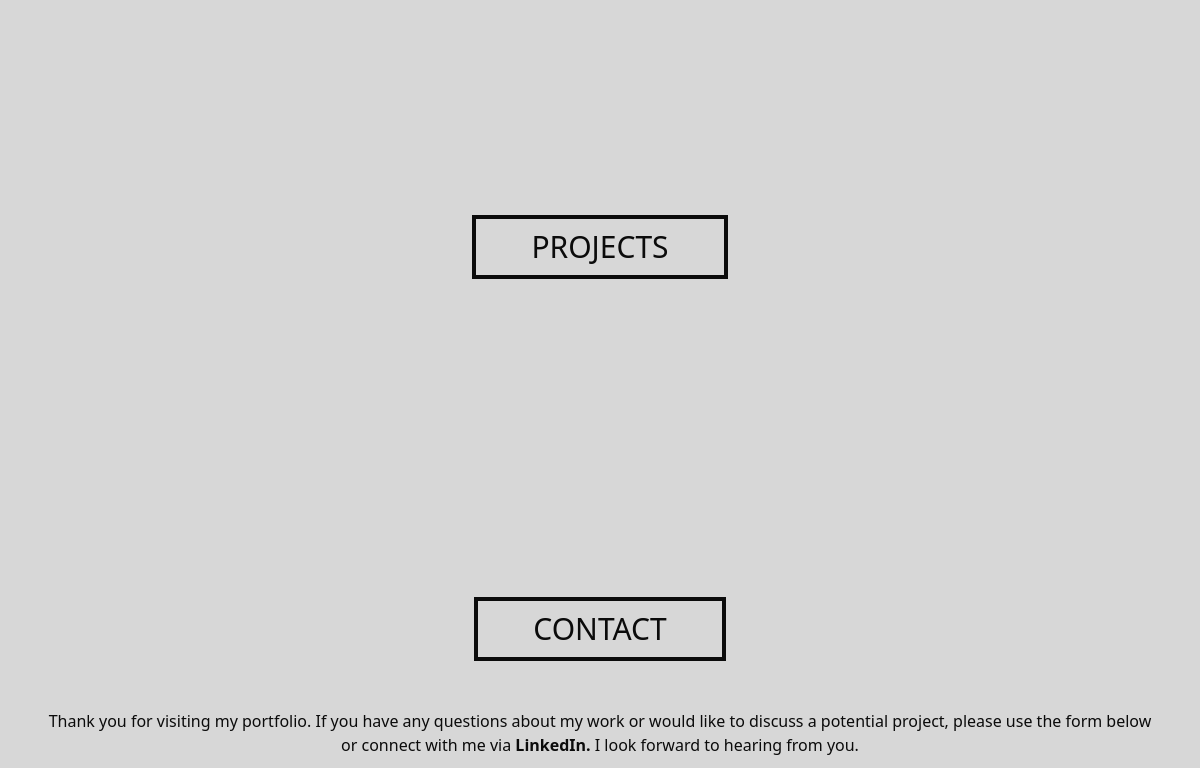
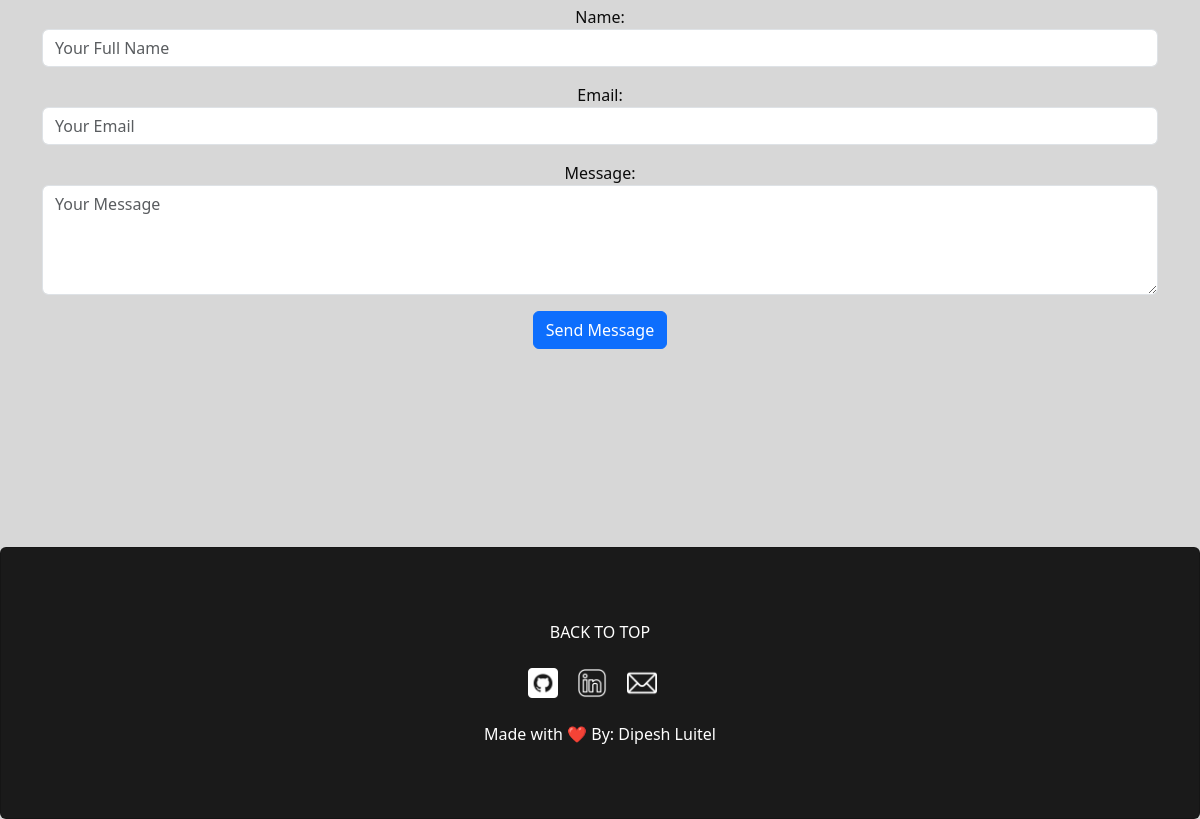
The app's page / (lower part), older data (2 pictures, top to bottom).
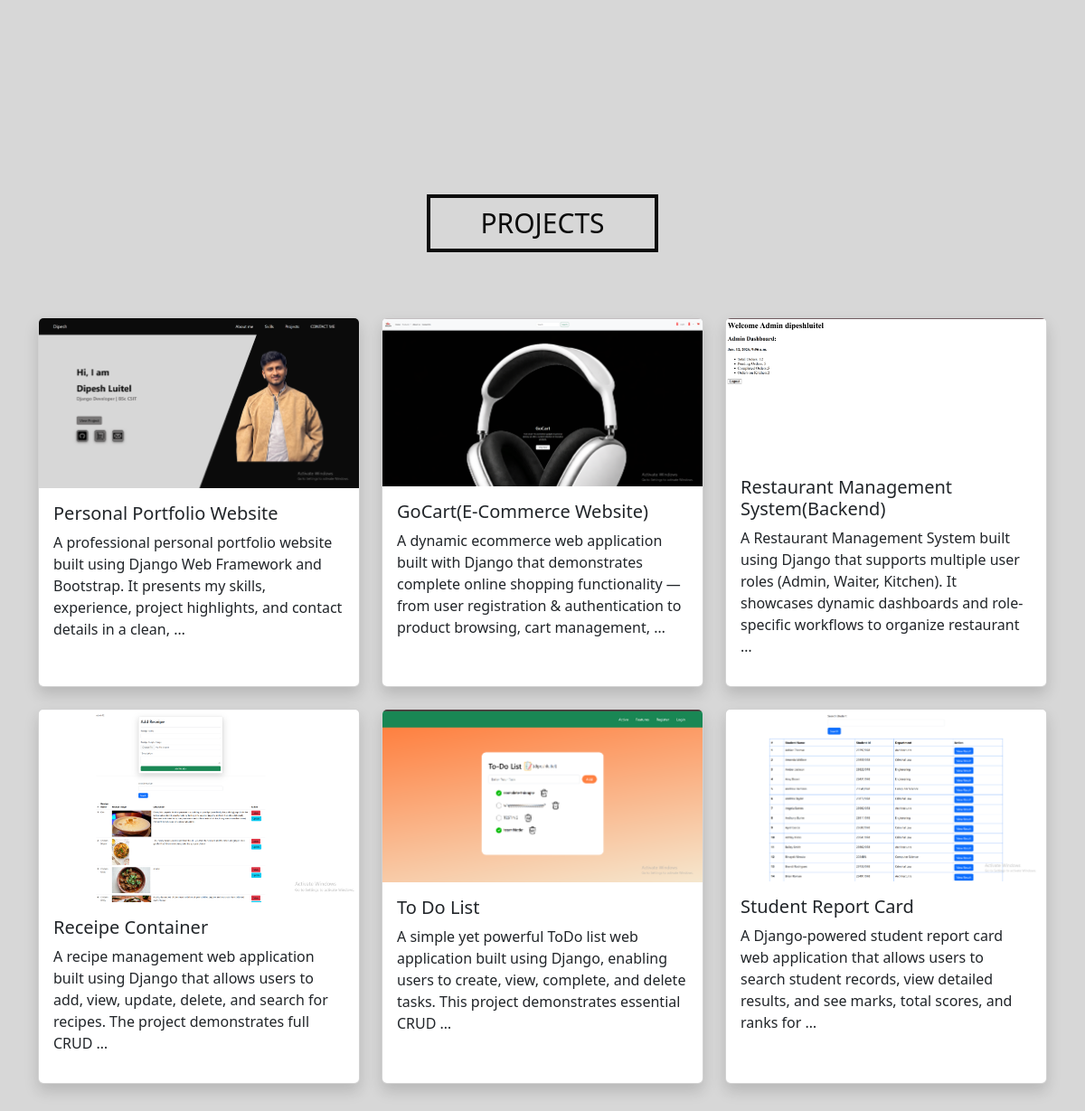
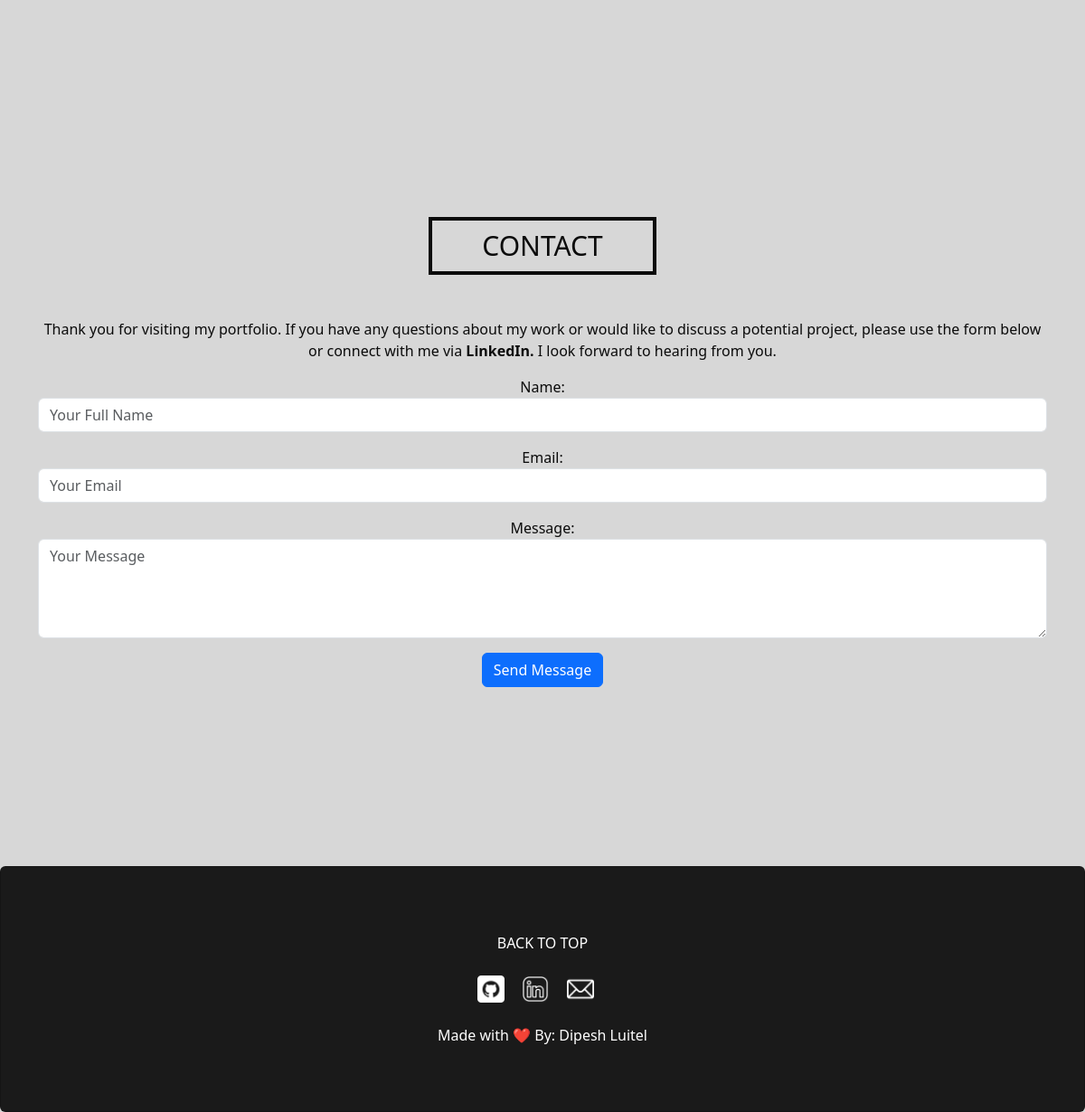
The same page, newer data (2 pictures, top to bottom).
### portfolio/models.py (models this page shows)
class Project(models.Model):
    title = models.CharField(max_length=200)
    description = models.TextField()
    image = models.ImageField(upload_to='projects/')
    live_site = models.URLField(blank=True)
    github = models.URLField(blank=True)

### portfolio/views.py (the view)
# urls.py: 2. Add a URL to urlpatterns:  path('', views.home, name='home')
def home(request):
    stacksUsed = Skill.objects.filter(status='y')
    stacksLearning = Skill.objects.filter(status='n')
    projects = Project.objects.all()
    if request.method == 'POST':
        form = ContactMessageForm(request.POST)
        if form.is_valid():
            form.save()
            return redirect('home')  # or a success page
    else:
        form = ContactMessageForm()
    return render(request, 'portfolio/home.html', {'projects': projects, 'stacksUsed': stacksUsed, 'stacksLearning' : stacksLearning, 'form': form})

### portfolio/forms.py
class ContactMessageForm(forms.ModelForm):
    class Meta:
        model = ContactMessage
        fields = ['name', 'email', 'message']
        widgets = {
            'name': forms.TextInput(attrs={
                'class': 'form-control',
                'placeholder': 'Your Full Name'
            }),
            'email': forms.EmailInput(attrs={
                'class': 'form-control',
                'placeholder': 'Your Email'
            }),
            'message': forms.Textarea(attrs={
                'class': 'form-control',
                'placeholder': 'Your Message',
                'rows': 4
            }),
        }

### portfolio/templates/portfolio/home.html (shortened to what this page needs)
{% extends 'portfolio/base.html' %}
{% load static %}
{% block content %}
<section id="skills" class="py-8">
    <div class="container skill " data-aos="fade-right">
        <div class="row">
        </div>
    </div>
</section>
<section id="projects" class="py-5">
    <div class="container skill" data-aos="fade-right">
        <div class="text-center">
            <h2 class="text-center mb-4">PROJECTS</h2>
        </div>
        <div class="row mt-5">
            {% for project in projects %}
            <div class=" col-lg-4 col-md-6 mb-4" data-aos="fade-up">
                <div class="card h-100 shadow">
                    <img src="{{ project.image.url }}" class="card-img-top">
                    <div class="card-body">
                        <h5>{{ project.title }}</h5>
                        <p>{{ project.description|truncatewords:25 }}</p>
                    </div>
                </div>
            </div>
            {% endfor %}
        </div>
    </div>
</section>
<section id="contact" class="py-5">
    <div class="container text-center skill contact" data-aos="fade-up">
        <h2 class="mb-5">CONTACT</h2>
        <p>Thank you for visiting my portfolio. If you have any questions about my work or would like to discuss a
            potential project, please use the form below or connect with me via <span class="fw-bolder"> <a
                    href="https://www.linkedin.com/in/dipeshluitel/" target="_blank">LinkedIn.</a>
            </span>I look forward to hearing from
            you.</p>
        <form method="POST">
            <div class="mb-3">
                {{ form.name.label_tag }}
                {{ form.name }}
            </div>
            <div class="mb-3">
                {{ form.email.label_tag }}
                {{ form.email }}
            </div>
            <div class="mb-3">
                {{ form.message.label_tag }}
                {{ form.message }}
            </div>
            <button type="submit" class="btn btn-primary">
                Send Message
            </button>
        </form>
    </div>
</section>
<div class="card footer">
    <div class="card-body mx-auto p-5 m-4">
        <a href="#home" class="btn-btn mb-3">BACK TO TOP</a>
        <div class="logo m-4">
            <a href="https://www.github.com/dipeshluitel" target="_blank">
                <img src="{%static 'portfolio/images/github.png' %}" class="logo-img" alt="github">
            </a>
            <a href="https://www.linkedin.com/in/dipeshluitel/" target="_blank">
                <img src="{%static 'portfolio/images/linkedIn.png' %}" class="logo-img" alt="linkedin">
            </a>
            <a href="mailto:dipeshluitel40@gmail.com" target="_blank">
                <img src="{%static 'portfolio/images/mail.png' %}" class="logo-img" alt="mail">
            </a>
        </div>
        <p class="card-text">Made with ❤️ By: Dipesh Luitel
        </p>
    </div>
</div>
{% endblock %}

### portfolio/templates/portfolio/base.html (shortened to what this page needs)
{% load static %}
<!DOCTYPE html>
<html lang="en">
<head>
    <link href="https://cdn.jsdelivr.net/npm/bootstrap@5.3.3/dist/css/bootstrap.min.css" rel="stylesheet">
    <link href="https://unpkg.com/aos@2.3.1/dist/aos.css" rel="stylesheet">
    <link rel="stylesheet" href="{% static 'portfolio/css/style.css' %}">
</head>
<body>
    {% block content %}{% endblock %}
</body>
</html>

### portfolio/static/portfolio/css/style.css (style rules this page uses)
html { scroll-behavior: smooth; }
section { scroll-margin-top: 80px; margin-bottom: 150px; }
a { text-decoration: none; color: #fff; }
body { background-color: #D7D7D7; color: #0B0B0B; }
.footer { background-color: #1A1A1A; color: #fff; text-align: center; }
.logo-img { width: 30px; height: 30px; filter: invert(); margin-right: 15px; }
.skill h2 { display: inline-block; padding: 10px 55px; font-size: 30px; border: 4px solid #0B0B0B; user-select: none; }
.contact { user-select: none; }
.contact p a { color: #0B0B0B; }

Row changes from the older to the newer data that the page shows:
added Project: image (picture), title "Personal Portfolio Website", description "A professional personal portfolio website built using Django Web Framework and Bootstrap. It presents my skills, experience, project highlights, and contact details in a clean, …"
added Project: image (picture), title "GoCart(E-Commerce Website)", description "A dynamic ecommerce web application built with Django that demonstrates complete online shopping functionality — from user registration & authentication to product browsing, cart management, …"
added Project: image (picture), title "Restaurant Management System(Backend)", description "A Restaurant Management System built using Django that supports multiple user roles (Admin, Waiter, Kitchen). It showcases dynamic dashboards and role-specific workflows to organize restaurant …"
added Project: image (picture), title "Receipe Container", description "A recipe management web application built using Django that allows users to add, view, update, delete, and search for recipes. The project demonstrates full CRUD …"
added Project: image (picture), title "To Do List", description "A simple yet powerful ToDo list web application built using Django, enabling users to create, view, complete, and delete tasks. This project demonstrates essential CRUD …"
added Project: image (picture), title "Student Report Card", description "A Django-powered student report card web application that allows users to search student records, view detailed results, and see marks, total scores, and ranks for …"
